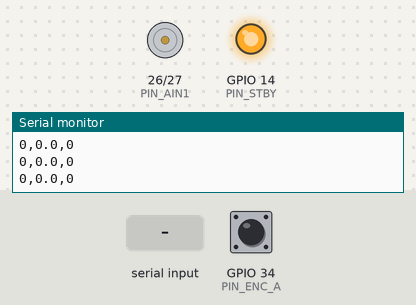
Recording of a sketch running on a simulated ESP32. Parts: motor-driver pin pairs drawn as motors (green arrow = first pin HIGH = forward, orange = second pin HIGH = backward, longer = more drive, scaled by the enable pin, stopped while the standby pin is LOW), output pins drawn as LEDs (lit = HIGH), the last lines printed to the serial monitor. The inputs (shaded band) are chosen by the test bench; at power-on: GPIO 34 (PIN_ENC_A) HIGH.

Above: at 1.4 s.
1.5 s: "90,45\n" received over Serial
At 1.75 s:
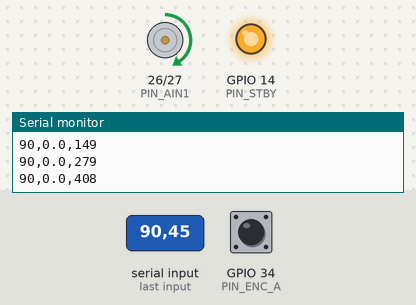
At 3.5 s:
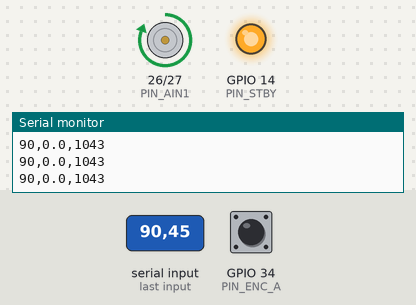
4.5 s: "30,150\n" received over Serial
At 4.85 s:
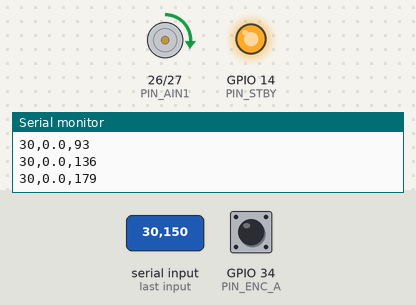
Timing chart, 0 to 8.3 s (numbered marks = the images above; inputs shaded):
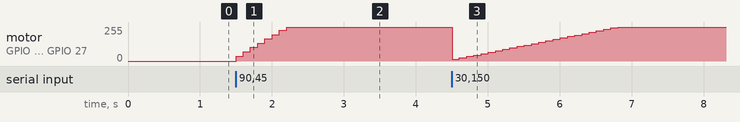

Measured:
- after the input at 1.5 s, motor on GPIO 26 (PIN_AIN1) / GPIO 27 (PIN_AIN2): moves from stopped to forward 255/255 over 0.70 s, starting at once
- after the input at 4.5 s, motor on GPIO 26 (PIN_AIN1) / GPIO 27 (PIN_AIN2): forward 255/255 → forward 12/255 at once, → forward 23/255 0.10 s later, → forward 34/255 0.10 s later, → forward 45/255 0.10 s later, … (24 changes in this stretch)

The sketch:

pid_motor_v1.2.ino
```cpp
/*
 * ESP32 + TB6612 + Quadrature Encoder (A=34, B=35)
 * PI điều khiển tốc độ (RPM) cho 1 động cơ - ĐÃ SỬA LỖI LOGIC
 * ***** Tương thích ESP32 CORE 3.x (API MỚI) *****
 * Gõ một số RPM trên Serial Monitor (115200) rồi Enter, ví dụ: 150 hoặc -120
 */

#include <Arduino.h>

// ===== PIN MAP (theo sơ đồ của bạn) =====
const int PIN_AIN1 = 26;
const int PIN_AIN2 = 27;
const int PIN_PWMA = 25;
const int PIN_STBY = 14;

const int PIN_ENC_A = 34;  // input-only, không có pull-up nội
const int PIN_ENC_B = 35;  // input-only, không có pull-up nội

// ===== PWM (LEDC) =====
const int PWM_FREQ = 20000;  // 20 kHz êm tiếng
const int PWM_RES  = 10;     // 10-bit (0..1023)

// ===== ENCODER / TỐC ĐỘ =====
// Đang đếm x1: chỉ RISING của A + đọc B xác định hướng.
// Nếu encoder 11 PPR và tỉ số truyền 35.5 => CPR = 11 * 35.5 = 390.
const int   CPR = 390;             // chỉnh theo encoder của bạn
const float SPEED_DT_MS = 100.0;   // chu kỳ tính tốc độ (ms)

// ===== PI controller (tự viết, không cần thư viện) =====
double rpm_meas = 0.0;   // RPM đo (có dấu)
double rpm_set  = 0.0;   // RPM đặt (có dấu)

// Tham số PI (bạn tune dần)
// Kp, Ki này là các giá trị bạn phải tune (chỉnh định)
// Chúng KHÔNG phải là Kp, Ki bạn tính từ hàm truyền G(s)
double Kp = 0.2233;
double Ki = 14.4; // Thử giảm Ki so với code cũ (30)
double integ = 0.0; // Tích phân
const  double PWM_MAX = (1<<PWM_RES) - 1; // 1023

// ===== Biến encoder =====
volatile long encCount = 0;
long lastEnc = 0;
unsigned long lastSpeedMs = 0;

// ===== Nhập lệnh Serial =====
String inLine; bool haveLine = false;

// (Không cần khai báo prototype cho các hàm inline)

// ---------- ISR: cạnh LÊN kênh A, đọc B để xác định hướng ----------
void IRAM_ATTR encISR() {
  if (digitalRead(PIN_ENC_B)) encCount++;
  else                        encCount--;
}

// ---------- Điều khiển TB6612 ----------
static inline void motorStandby(bool en)       { digitalWrite(PIN_STBY, en ? HIGH : LOW); }
static inline void motorBrake()                { digitalWrite(PIN_AIN1, LOW); digitalWrite(PIN_AIN2, LOW); ledcWrite(PIN_PWMA, 0); }
static inline void motorDrive(int signed_pwm) {
  // constrain() sẽ tự động giới hạn giá trị trong khoảng -1023 đến 1023
  int mag = constrain(abs(signed_pwm), 0, (int)PWM_MAX);

  if      (signed_pwm > 0) { digitalWrite(PIN_AIN1, HIGH); digitalWrite(PIN_AIN2, LOW);  ledcWrite(PIN_PWMA, mag); }
  else if (signed_pwm < 0) { digitalWrite(PIN_AIN1, LOW);  digitalWrite(PIN_AIN2, HIGH); ledcWrite(PIN_PWMA, mag); }
  else                     { motorBrake(); }
}

void setup() {
  Serial.begin(115200);
  delay(200);

  pinMode(PIN_AIN1, OUTPUT);
  pinMode(PIN_AIN2, OUTPUT);
  pinMode(PIN_STBY, OUTPUT);
  pinMode(PIN_ENC_A, INPUT);
  pinMode(PIN_ENC_B, INPUT);
  // SỬA LỖI CORE 3.x: Dùng hàm ledcAttach() mới
  ledcAttach(PIN_PWMA, PWM_FREQ, PWM_RES);

  attachInterrupt(digitalPinToInterrupt(PIN_ENC_A), encISR, RISING);

  motorStandby(true);
  motorBrake();

  lastSpeedMs = millis();
  Serial.println(F("Ready (Core 3.x, PI Logic fixed). Type target RPM."));
}

void loop() {
  // ---- nhận lệnh RPM có dấu qua Serial ----
  while (Serial.available()) {
    char c = (char)Serial.read();
    if (c=='\n' || c=='\r') {
      if (inLine.length()) haveLine = true;
    } else {
      inLine += c;
    }
  }
  if (haveLine) {
    inLine.trim();
    rpm_set = (double) inLine.toInt();  // Nhập RPM, ví dụ: 150
    inLine = ""; haveLine = false;

    // Khi đặt lệnh mới, reset bộ tích phân
    integ = 0.0;
  }

  // ---- cập nhật tốc độ & điều khiển theo chu kỳ ----
  unsigned long now = millis();
  if (now - lastSpeedMs >= SPEED_DT_MS) {
    float dt = (now - lastSpeedMs) / 1000.0f;   // giây
    lastSpeedMs = now;

    long cnt = encCount;
    long dp  = cnt - lastEnc;
    lastEnc  = cnt;

    // RPM = (dp / dt) * 60 / CPR
    rpm_meas = (dp / dt) * 60.0 / CPR;

    // ==========================================================
    // === LOGIC PI ĐIỀU KHIỂN TỐC ĐỘ (ĐÃ SỬA) ===
    // ==========================================================

    // 1. Tính sai số (error) CÓ DẤU
    //    Ví dụ: Lệnh=150, Chạy=160 -> e = -10 (Cần phanh)
    double e = rpm_set - rpm_meas;

    // 2. Tính Tích phân (Integral)
    integ += e * Ki * dt;

    // 3. Chống tràn tích phân (Anti-windup)
    //    Cho phép 'integ' được âm (để phanh)
    if (integ > PWM_MAX) integ = PWM_MAX;
    if (integ < -PWM_MAX) integ = -PWM_MAX;

    // 4. Tính Tín hiệu Điều khiển (u)
    //    'u' bây giờ có thể âm (nếu e âm hoặc integ âm)
    double u = Kp * e + integ;

    // 5. Gửi lệnh PWM có dấu (âm/dương)
    //    Hàm motorDrive() sẽ tự động kẹp giá trị nếu 'u' > 1023
    motorDrive((int)u);

    // ==========================================================

    // In log để plot: set, meas, pwmSigned
    Serial.print((int)rpm_set); Serial.print(',');
    Serial.print(rpm_meas, 1);  Serial.print(',');
    Serial.println((int)u); // In ra tín hiệu 'u'
  }
}
```
